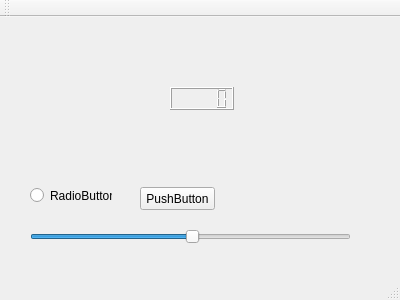
<?xml version="1.0" encoding="UTF-8"?>
<ui version="4.0">
 <class>MainWindow</class>
 <widget class="QMainWindow" name="MainWindow">
  <property name="geometry">
   <rect>
    <x>0</x>
    <y>0</y>
    <width>400</width>
    <height>300</height>
   </rect>
  </property>
  <property name="windowTitle">
   <string>MainWindow</string>
  </property>
  <widget class="QWidget" name="centralWidget">
   <widget class="QPushButton" name="pushButton">
    <property name="geometry">
     <rect>
      <x>140</x>
      <y>170</y>
      <width>75</width>
      <height>23</height>
     </rect>
    </property>
    <property name="text">
     <string>PushButton</string>
    </property>
   </widget>
   <widget class="QRadioButton" name="radioButton">
    <property name="geometry">
     <rect>
      <x>30</x>
      <y>170</y>
      <width>82</width>
      <height>17</height>
     </rect>
    </property>
    <property name="text">
     <string>RadioButton</string>
    </property>
   </widget>
   <widget class="QSlider" name="sld">
    <property name="geometry">
     <rect>
      <x>30</x>
      <y>210</y>
      <width>321</width>
      <height>20</height>
     </rect>
    </property>
    <property name="value">
     <number>50</number>
    </property>
    <property name="orientation">
     <enum>Qt::Horizontal</enum>
    </property>
   </widget>
   <widget class="QLCDNumber" name="lcd">
    <property name="geometry">
     <rect>
      <x>170</x>
      <y>70</y>
      <width>64</width>
      <height>23</height>
     </rect>
    </property>
   </widget>
  </widget>
  <widget class="QMenuBar" name="menuBar">
   <property name="geometry">
    <rect>
     <x>0</x>
     <y>0</y>
     <width>400</width>
     <height>21</height>
    </rect>
   </property>
  </widget>
  <widget class="QToolBar" name="mainToolBar">
   <attribute name="toolBarArea">
    <enum>TopToolBarArea</enum>
   </attribute>
   <attribute name="toolBarBreak">
    <bool>false</bool>
   </attribute>
  </widget>
  <widget class="QStatusBar" name="statusBar"/>
 </widget>
 <layoutdefault spacing="6" margin="11"/>
 <resources/>
 <connections/>
</ui>
